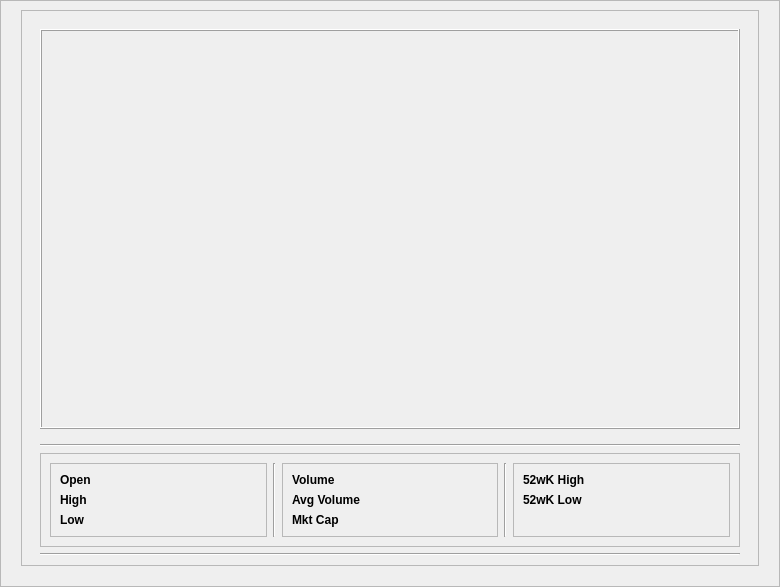
                          <widget class="QFrame" name="charts">
                           <property name="frameShape">
                            <enum>QFrame::StyledPanel</enum>
                           </property>
                           <property name="frameShadow">
                            <enum>QFrame::Raised</enum>
                           </property>
                           <layout class="QVBoxLayout" name="verticalLayout_12">
                            <property name="topMargin">
                             <number>0</number>
                            </property>
                            <item>
                             <widget class="QStackedWidget" name="stacked_charts">
                              <property name="currentIndex">
                               <number>0</number>
                              </property>
                              <widget class="QWidget" name="day_page">
                               <layout class="QVBoxLayout" name="verticalLayout_13">
                                <item>
                                 <widget class="QFrame" name="day_page_frame">
                                  <property name="frameShape">
                                   <enum>QFrame::StyledPanel</enum>
                                  </property>
                                  <property name="frameShadow">
                                   <enum>QFrame::Raised</enum>
                                  </property>
                                  <layout class="QVBoxLayout" name="verticalLayout_46">
                                   <item alignment="Qt::AlignHCenter">
                                    <widget class="QWidget" name="stock_chart" native="true">
                                     <layout class="QVBoxLayout" name="verticalLayout_47">
                                      <item alignment="Qt::AlignHCenter">
                                       <widget class="QFrame" name="stock_analysis_chart_frame">
                                        <property name="minimumSize">
                                         <size>
                                          <width>700</width>
                                          <height>400</height>
                                         </size>
                                        </property>
                                        <property name="maximumSize">
                                         <size>
                                          <width>16777215</width>
                                          <height>16777215</height>
                                         </size>
                                        </property>
                                        <property name="frameShape">
                                         <enum>QFrame::Box</enum>
                                        </property>
                                        <property name="frameShadow">
                                         <enum>QFrame::Raised</enum>
                                        </property>
                                        <layout class="QGridLayout" name="stock_analysis_chart_cont"/>
                                       </widget>
                                      </item>
                                     </layout>
                                    </widget>
                                   </item>
                                   <item alignment="Qt::AlignHCenter">
                                    <widget class="Line" name="line_6">
                                     <property name="minimumSize">
                                      <size>
                                       <width>700</width>
                                       <height>0</height>
                                      </size>
                                     </property>
                                     <property name="maximumSize">
                                      <size>
                                       <width>700</width>
                                       <height>16777215</height>
                                      </size>
                                     </property>
                                     <property name="orientation">
                                      <enum>Qt::Horizontal</enum>
                                     </property>
                                    </widget>
                                   </item>
                                   <item alignment="Qt::AlignHCenter">
                                    <widget class="QFrame" name="day_info_frame">
                                     <property name="minimumSize">
                                      <size>
                                       <width>700</width>
                                       <height>0</height>
                                      </size>
                                     </property>
                                     <property name="frameShape">
                                      <enum>QFrame::StyledPanel</enum>
                                     </property>
                                     <property name="frameShadow">
                                      <enum>QFrame::Raised</enum>
                                     </property>
                                     <layout class="QHBoxLayout" name="horizontalLayout_14">
                                      <item>
                                       <widget class="QFrame" name="info_box">
                                        <property name="frameShape">
                                         <enum>QFrame::StyledPanel</enum>
                                        </property>
                                        <property name="frameShadow">
                                         <enum>QFrame::Raised</enum>
                                        </property>
                                        <layout class="QGridLayout" name="gridLayout_3">
                                         <item row="1" column="1">
                                          <widget class="QLabel" name="day_high_placeholder">
                                           <property name="text">
                                            <string/>
                                           </property>
                                          </widget>
                                         </item>
                                         <item row="2" column="0">
                                          <widget class="QLabel" name="day_low">
                                           <property name="font">
                                            <font>
                                             <weight>75</weight>
                                             <bold>true</bold>
                                            </font>
                                           </property>
                                           <property name="text">
                                            <string>Low</string>
                                           </property>
                                          </widget>
                                         </item>
                                         <item row="1" column="0">
                                          <widget class="QLabel" name="day_high">
                                           <property name="font">
                                            <font>
                                             <weight>75</weight>
                                             <bold>true</bold>
                                            </font>
                                           </property>
                                           <property name="text">
                                            <string>High</string>
                                           </property>
                                          </widget>
                                         </item>
                                         <item row="0" column="0">
                                          <widget class="QLabel" name="day_open">
                                           <property name="font">
                                            <font>
                                             <weight>75</weight>
                                             <bold>true</bold>
                                            </font>
                                           </property>
                                           <property name="text">
                                            <string>Open</string>
                                           </property>
                                          </widget>
                                         </item>
                                         <item row="0" column="1">
                                          <widget class="QLabel" name="day_open_placeholder">
                                           <property name="text">
                                            <string/>
                                           </property>
                                          </widget>
                                         </item>
                                         <item row="2" column="1">
                                          <widget class="QLabel" name="day_low_placeholder">
                                           <property name="text">
                                            <string/>
                                           </property>
                                          </widget>
                                         </item>
                                        </layout>
                                       </widget>
                                      </item>
                                      <item>
                                       <widget class="Line" name="line_4">
                                        <property name="styleSheet">
                                         <string notr="true"/>
                                        </property>
                                        <property name="orientation">
                                         <enum>Qt::Vertical</enum>
                                        </property>
                                       </widget>
                                      </item>
                                      <item>
                                       <widget class="QFrame" name="size_grip_2">
                                        <property name="frameShape">
                                         <enum>QFrame::StyledPanel</enum>
                                        </property>
                                        <property name="frameShadow">
                                         <enum>QFrame::Raised</enum>
                                        </property>
                                        <layout class="QGridLayout" name="gridLayout_5">
                                         <item row="1" column="2">
                                          <widget class="QLabel" name="avg_volume_placeholder">
                                           <property name="text">
                                            <string/>
                                           </property>
                                          </widget>
                                         </item>
                                         <item row="1" column="0">
                                          <widget class="QLabel" name="avg_volume">
                                           <property name="font">
                                            <font>
                                             <weight>75</weight>
                                             <bold>true</bold>
                                            </font>
                                           </property>
                                           <property name="text">
                                            <string>Avg Volume</string>
                                           </property>
                                          </widget>
                                         </item>
                                         <item row="2" column="2">
                                          <widget class="QLabel" name="market_cap_placeholder">
                                           <property name="text">
                                            <string/>
                                           </property>
                                          </widget>
                                         </item>
                                         <item row="0" column="2">
                                          <widget class="QLabel" name="volume_placeholder">
                                           <property name="text">
                                            <string/>
                                           </property>
                                          </widget>
                                         </item>
                                         <item row="0" column="0">
                                          <widget class="QLabel" name="volume_label">
                                           <property name="font">
                                            <font>
                                             <weight>75</weight>
                                             <bold>true</bold>
                                            </font>
                                           </property>
                                           <property name="text">
                                            <string>Volume</string>
                                           </property>
                                          </widget>
                                         </item>
                                         <item row="2" column="0">
                                          <widget class="QLabel" name="market_cap">
                                           <property name="font">
                                            <font>
                                             <weight>75</weight>
                                             <bold>true</bold>
                                            </font>
                                           </property>
                                           <property name="text">
                                            <string>Mkt Cap</string>
                                           </property>
                                          </widget>
                                         </item>
                                        </layout>
                                       </widget>
                                      </item>
                                      <item>
                                       <widget class="Line" name="line_5">
                                        <property name="orientation">
                                         <enum>Qt::Vertical</enum>
                                        </property>
                                       </widget>
                                      </item>
                                      <item>
                                       <widget class="QFrame" name="frame_2">
                                        <property name="frameShape">
                                         <enum>QFrame::StyledPanel</enum>
                                        </property>
                                        <property name="frameShadow">
                                         <enum>QFrame::Raised</enum>
                                        </property>
                                        <layout class="QGridLayout" name="gridLayout_11">
                                         <item row="0" column="0">
                                          <widget class="QLabel" name="fifty_two_week_high">
                                           <property name="font">
                                            <font>
                                             <weight>75</weight>
                                             <bold>true</bold>
                                            </font>
                                           </property>
                                           <property name="text">
                                            <string>52wK High</string>
                                           </property>
                                          </widget>
                                         </item>
                                         <item row="0" column="1">
                                          <widget class="QLabel" name="fifty_two_week_high_placeholder">
                                           <property name="text">
                                            <string/>
                                           </property>
                                          </widget>
                                         </item>
                                         <item row="1" column="1">
                                          <widget class="QLabel" name="fifty_two_week_low_placeholder">
                                           <property name="text">
                                            <string/>
                                           </property>
                                          </widget>
                                         </item>
                                         <item row="1" column="0">
                                          <widget class="QLabel" name="fifty_two_week_low">
                                           <property name="font">
                                            <font>
                                             <weight>75</weight>
                                             <bold>true</bold>
                                            </font>
                                           </property>
                                           <property name="text">
                                            <string>52wK Low</string>
                                           </property>
                                          </widget>
                                         </item>
                                         <item row="2" column="1">
                                          <widget class="QLabel" name="label_7">
                                           <property name="text">
                                            <string/>
                                           </property>
                                          </widget>
                                         </item>
                                         <item row="2" column="0">
                                          <widget class="QLabel" name="label_4">
                                           <property name="text">
                                            <string/>
                                           </property>
                                          </widget>
                                         </item>
                                        </layout>
                                       </widget>
                                      </item>
                                     </layout>
                                    </widget>
                                   </item>
                                   <item alignment="Qt::AlignHCenter">
                                    <widget class="Line" name="line_7">
                                     <property name="minimumSize">
                                      <size>
                                       <width>700</width>
                                       <height>0</height>
                                      </size>
                                     </property>
                                     <property name="maximumSize">
                                      <size>
                                       <width>700</width>
                                       <height>16777215</height>
                                      </size>
                                     </property>
                                     <property name="orientation">
                                      <enum>Qt::Horizontal</enum>
                                     </property>
                                    </widget>
                                   </item>
                                  </layout>
                                 </widget>
                                </item>
                               </layout>
                              </widget>
                             </widget>
                            </item>
                           </layout>
                          </widget>
